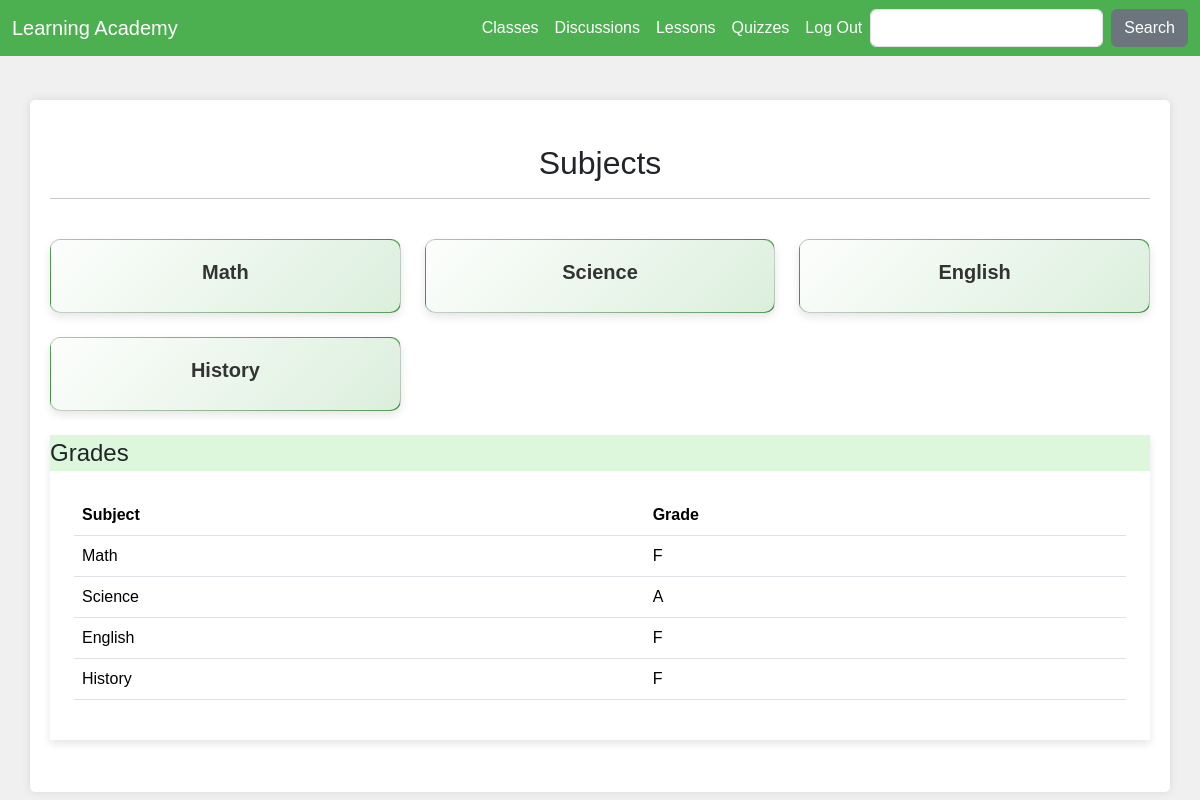
Screenshot of / (signed in) with the database file from the repository.
### learn/models.py (models this page shows, shortened)
class Subject(models.Model):
    name = models.CharField(max_length=255)

### learn/views.py (the view)
# urls.py: path('', subjects_view, name="home"),
def subjects_view(request):
    subjects = Subject.objects.all()
    student_subject_grades = []
    if request.user.is_authenticated and hasattr(request.user, 'student'):
        for subject in subjects:
            grade_scale = GradeScale.objects.get(subject=subject)
            subjects = Subject.objects.all()
            latest_attempts = TakenQuiz.objects.filter(
                student=request.user.student,
                quiz__subject=subject
            ).values('quiz').annotate(latest_attempt=Max('attempt_number'))
            total_weighted_score = 0
            total_weight = 0
            for latest_attempt in latest_attempts:
                quiz = Quiz.objects.get(pk=latest_attempt['quiz'])
                latest_score = TakenQuiz.objects.get(
                    student=request.user.student,
                    quiz=quiz,
                    attempt_number=latest_attempt['latest_attempt']
                ).score
                total_weighted_score += Decimal(latest_score) * quiz.weight
                total_weight += quiz.weight
            avg_weighted_score = total_weighted_score / total_weight if total_weight else 0
            if avg_weighted_score >= grade_scale.grade_a:
                letter_grade = 'A'
            elif avg_weighted_score >= grade_scale.grade_b:
                letter_grade = 'B'
            elif avg_weighted_score >= grade_scale.grade_c:
                letter_grade = 'C'
            elif avg_weighted_score >= grade_scale.grade_d:
                letter_grade = 'D'
            else:
                letter_grade = 'F'
            student_subject_grades.append({'subject': subject, 'grade': letter_grade})
    return render(request, 'subjects.html', {'subjects': subjects, 'student_subject_grades': student_subject_grades})

### learn/templates/subjects.html (shortened to what this page needs)
{% extends 'base.html' %}
{% block content %}
    {% if user.is_authenticated %}
    <h2 class="mt-4 text-center">Subjects</h2>
    <hr/>
    <br/>
    <div class="card-container">
        <div class="row">
            {% for subject in subjects %}
                <div class="col-md-4 mb-4">
                    <a href="{% url 'subject_detail' subject.id %}" class="subject-link">
                        <div class="card subject-card">
                            <div class="card-layer"></div>
                            <div class="card-content">
                                <h5 class="card-title text-center">{{ subject.name }}</h5>
                            </div>
                        </div>
                    </a>
                </div>
            {% endfor %}
        </div>
    </div>
    {% endif %}
    {%if user.is_student%}
    <div class="section-card">
        <div class="section-card-header">Grades</div>
        <div class="section-card-body">
            <table class = "table">
                <thead>
                    <tr>
                        <th>Subject</th>
                        <th>Grade</th>
                    </tr>
                </thead>
                <tbody>
            {% for item in student_subject_grades %}
                <tr>
                    <td>{{ item.subject.name }}</td>
                    <td>{{ item.grade }}</td>
                </tr>
            {% endfor %}
        </tbody>
        </table>
        </div>
    </div>
{% endif%}
{% endblock %}

### learn/templates/base.html (style rules this page uses)
body { background-color: #f0f0f0; font-family: Arial, sans-serif; }

### learn/templates/subjects.html (style rules this page uses)
.subject-card { position: relative; padding: 20px; border-radius: 10px; box-shadow: 0 4px 8px rgba(0, 0, 0, 0.1); background: linear-gradient(135deg, #f5faf6 0%, #4CAF50 100%); transition: transform 0.3s ease, box-shadow 0.3s ease; }
.subject-card .card-layer { position: absolute; top: 0; left: 0; right: 0; bottom: 0; background: rgba(255, 255, 255, 0.8); border-radius: 10px; z-index: 1; }
.subject-card .card-content { position: relative; z-index: 2; }
.subject-card .card-title { font-weight: bold; color: #333; }
.subject-link { text-decoration: none; }
.section-card { box-shadow: 0 4px 8px rgba(0, 0, 0, 0.1); margin-bottom: 2rem; }
.section-card-header { background-color: #ddf7ddfa; font-size: 1.5rem; }
.section-card-body { padding: 1.5rem; }
.table th, .table td { vertical-align: middle; }

### rows the page displays
Subject: name "Math", subject.name "Math", grade "F"
Subject: name "Science", subject.name "Science", grade "A"
Subject: name "English", subject.name "English", grade "F"
Subject: name "History", subject.name "History", grade "F"
